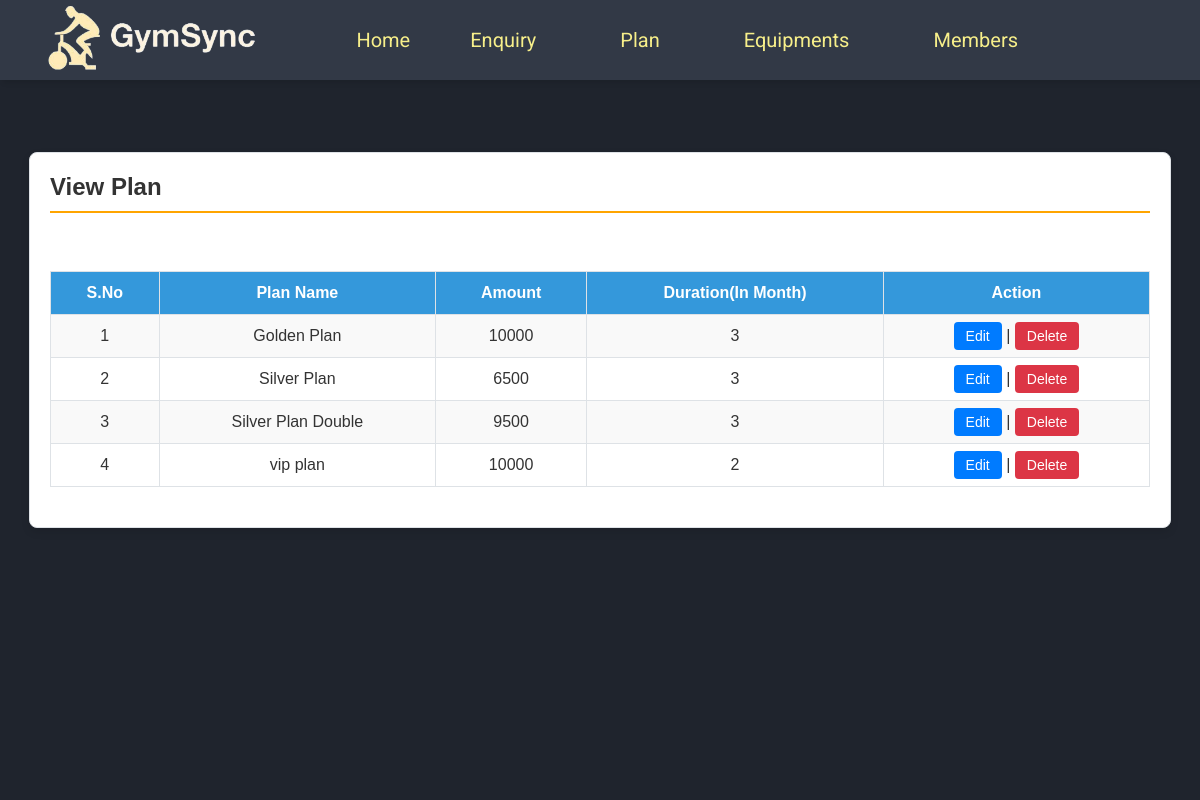
The app's page /viewPlan (signed in) with its own data.
### gym/models.py (models this page shows, shortened)
class Plan(models.Model):
    name = models.CharField(max_length=150, null=True)
    amount = models.CharField(max_length=15, null=True)
    duration = models.CharField(max_length=15, null=True)

### gym/views.py (the view)
# urls.py: path("viewPlan", viewPlan, name="viewPlan"),
def viewPlan(request):
    if not request.user.is_authenticated:
        return redirect('admin_login')  # Make sure 'admin_login' is a valid URL pattern
    plans = Plan.objects.all()  # Fetch all plan records from the database
    return render(request, "viewPlan.html", {'plans': plans})

### gym/templates/viewPlan.html (shortened to what this page needs)
{% include 'admin_nav.html' %}
{% load static %}
{% block main %}
<html lang="en" class="no-focus">
  <link rel="stylesheet" href="{% static 'css/view-styles.css' %}" />
  <br /><br /><br /><br />
  <div class="container card shadow mt-5">
    <div class="card-body">
      <h5 class="p-2" style="border-bottom: 2px solid orange">View Plan</h5>
      <br />
      <div class="container-fluid">
        <video autoplay loop muted plays-inline class="back-video">
          <source src="{% static 'images/bgvideo2.mp4' %}" />
        </video>
        <table id="example" class="table table-striped table-bordered" style="width: 100%">
          <thead class="text-white" style="background-color: #5d4037">
            <tr>
              <th>S.No</th>
              <th>Plan Name</th>
              <th>Amount</th>
              <th>Duration(In Month)</th>
              <th>Action</th>
            </tr>
          </thead>
          <tbody>
            {% for i in plans %}
            <tr>
              <td>{{ forloop.counter }}</td>
              <td>{{ i.name }}</td>
              <td>{{ i.amount }}</td>
              <td>{{ i.duration }}</td>
              <td>
                <a href="{% url 'edit_Plan' i.id %}" class="btn btn-primary">Edit</a> |
                <a href="{% url 'delete_Plan' i.id %}" class="btn btn-danger" onclick="return confirm('Are you sure to delete this Plan?')">Delete</a>
              </td>
            </tr>
            {% empty %}
              <tr>
                <td colspan="5">No plans available.</td>
              </tr>
            {% endfor %}
          </tbody>
        </table>
      </div>
    </div>
  </div>
  <link rel="stylesheet" href="https://use.fontawesome.com/releases/v5.6.3/css/all.css" />
</html>
{% endblock %}

### gym/static/css/admin_nav_style.css (style rules this page uses)
* { margin: 0; padding: 0; }

### gym/static/css/view-styles.css (style rules this page uses)
.container { max-width: 1100px; margin: 0 auto; padding: 20px; }
.card { background-color: white; border-radius: 8px; border: 1px solid #dee2e6; padding: 20px; box-shadow: 0 4px 8px rgba(0, 0, 0, 0.1); }
h5 { font-size: 24px; font-weight: bold; color: #333; padding-bottom: 10px; margin-bottom: 20px; border-bottom: 3px solid goldenrod; }
table { width: 100%; border-collapse: collapse; margin: 20px 0; }
table th, table td { padding: 12px; text-align: left; border: 1px solid #dee2e6; }
thead th { background-color: #3498db; color: white; font-weight: bold; text-align: center; }
tbody td { text-align: center; }
.table-bordered { border: 1px solid #dee2e6; }
.table-striped tbody tr:nth-of-type(odd) { background-color: #f9f9f9; }
.btn { padding: 6px 12px; font-size: 14px; border-radius: 4px; text-decoration: none; color: white; cursor: pointer; }
.btn-primary { background-color: #007bff; border: none; }
.btn-danger { background-color: #dc3545; border: none; }
.back-video { position: fixed; top: 0; left: 0; width: 100vw; height: 100vh; object-fit: cover; z-index: -1; }
@media (max-aspect-ratio: 16/9) { .back-video { width: auto; height: 100%; } }

### records on screen
Plan: name "Golden Plan", amount "10000", duration "3"
Plan: name "Silver Plan", amount "6500", duration "3"
Plan: name "Silver Plan Double", amount "9500", duration "3"
Plan: name "vip plan", amount "10000", duration "2"
